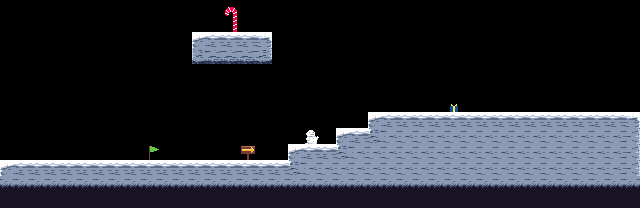

Tiled map render using the project's own tile images. Description and the whole map definition, tile-layer contents included, below:
An orthogonal 40x13 tile map with 16x16 px tiles, 2 tile layers (collision, decor).

<map version="1.10" tiledversion="1.10.1" orientation="orthogonal" renderorder="right-down" width="40" height="13" tilewidth="16" tileheight="16" infinite="0" nextlayerid="3" nextobjectid="1">
 <tileset firstgid="1" source="penguinGaimTileset.tsx" />
 <layer id="1" name="collision" width="40" height="13">
  <data encoding="csv">
0,0,0,0,0,0,0,0,0,0,0,0,0,0,0,0,0,0,0,0,0,0,0,0,0,0,0,0,0,0,0,0,0,0,0,0,0,0,0,0,
0,0,0,0,0,0,0,0,0,0,0,0,0,0,0,0,0,0,0,0,0,0,0,0,0,0,0,0,0,0,0,0,0,0,0,0,0,0,0,0,
0,0,0,0,0,0,0,0,0,0,0,0,1,2,2,2,3,0,0,0,0,0,0,0,0,0,0,0,0,0,0,0,0,0,0,0,0,0,0,0,
0,0,0,0,0,0,0,0,0,0,0,0,21,22,22,22,23,0,0,0,0,0,0,0,0,0,0,0,0,0,0,0,0,0,0,0,0,0,0,0,
0,0,0,0,0,0,0,0,0,0,0,0,0,0,0,0,0,0,0,0,0,0,0,0,0,0,0,0,0,0,0,0,0,0,0,0,0,0,0,0,
0,0,0,0,0,0,0,0,0,0,0,0,0,0,0,0,0,0,0,0,0,0,0,0,0,0,0,0,0,0,0,0,0,0,0,0,0,0,0,0,
0,0,0,0,0,0,0,0,0,0,0,0,0,0,0,0,0,0,0,0,0,0,0,0,0,0,0,0,0,0,0,0,0,0,0,0,0,0,0,0,
0,0,0,0,0,0,0,0,0,0,0,0,0,0,0,0,0,0,0,0,0,0,0,1,2,2,2,2,2,2,2,2,2,2,2,2,2,2,2,3,
0,0,0,0,0,0,0,0,0,0,0,0,0,0,0,0,0,0,0,0,0,1,2,42,12,12,12,12,12,12,12,12,12,12,12,12,12,12,12,13,
0,0,0,0,0,0,0,0,0,0,0,0,0,0,0,0,0,0,1,2,2,42,12,12,12,12,12,12,12,12,12,12,12,12,12,12,12,12,12,13,
1,2,2,2,2,2,2,2,2,2,2,2,2,2,2,2,2,2,42,12,12,12,12,12,12,12,12,12,12,12,12,12,12,12,12,12,12,12,12,13,
4,4,4,4,4,4,4,4,4,4,4,4,4,4,4,4,4,4,4,4,4,4,4,4,4,4,4,4,4,4,4,4,4,4,4,4,4,4,4,4,
14,14,14,14,14,14,14,14,14,14,14,14,14,14,14,14,14,14,14,14,14,14,14,14,14,14,14,14,14,14,14,14,14,14,14,14,14,14,14,14
</data>
 </layer>
 <layer id="2" name="decor" width="40" height="13">
  <data encoding="csv">
0,0,0,0,0,0,0,0,0,0,0,0,0,0,34,0,0,0,0,0,0,0,0,0,0,0,0,0,0,0,0,0,0,0,0,0,0,0,0,0,
0,0,0,0,0,0,0,0,0,0,0,0,0,0,44,0,0,0,0,0,0,0,0,0,0,0,0,0,0,0,0,0,0,0,0,0,0,0,0,0,
0,0,0,0,0,0,0,0,0,0,0,0,0,0,0,0,0,0,0,0,0,0,0,0,0,0,0,0,0,0,0,0,0,0,0,0,0,0,0,0,
0,0,0,0,0,0,0,0,0,0,0,0,0,0,0,0,0,0,0,0,0,0,0,0,0,0,0,0,0,0,0,0,0,0,0,0,0,0,0,0,
0,0,0,0,0,0,0,0,0,0,0,0,0,0,0,0,0,0,0,0,0,0,0,0,0,0,0,0,0,0,0,0,0,0,0,0,0,0,0,0,
0,0,0,0,0,0,0,0,0,0,0,0,0,0,0,0,0,0,0,0,0,0,0,0,0,0,0,0,0,0,0,0,0,0,0,0,0,0,0,0,
0,0,0,0,0,0,0,0,0,0,0,0,0,0,0,0,0,0,0,0,0,0,0,0,0,0,0,0,5,0,0,0,0,0,0,0,0,0,0,0,
0,0,0,0,0,0,0,0,0,0,0,0,0,0,0,0,0,0,0,0,0,0,0,0,0,0,0,0,0,0,0,0,0,0,0,0,0,0,0,0,
0,0,0,0,0,0,0,0,0,0,0,0,0,0,0,0,0,0,0,2147483681,0,0,0,0,0,0,0,0,0,0,0,0,0,0,0,0,0,0,0,0,
0,0,0,0,0,0,0,0,0,43,0,0,0,0,0,24,0,0,0,0,0,0,0,0,0,0,0,0,0,0,0,0,0,0,0,0,0,0,0,0,
0,0,0,0,0,0,0,0,0,0,0,0,0,0,0,0,0,0,0,0,0,0,0,0,0,0,0,0,0,0,0,0,0,0,0,0,0,0,0,0,
0,0,0,0,0,0,0,0,0,0,0,0,0,0,0,0,0,0,0,0,0,0,0,0,0,0,0,0,0,0,0,0,0,0,0,0,0,0,0,0,
0,0,0,0,0,0,0,0,0,0,0,0,0,0,0,0,0,0,0,0,0,0,0,0,0,0,0,0,0,0,0,0,0,0,0,0,0,0,0,0
</data>
 </layer>
</map>
